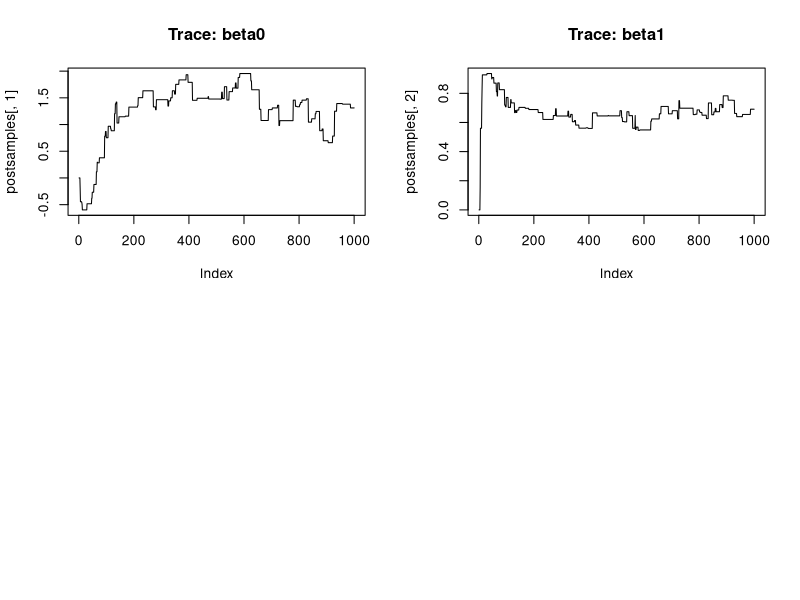
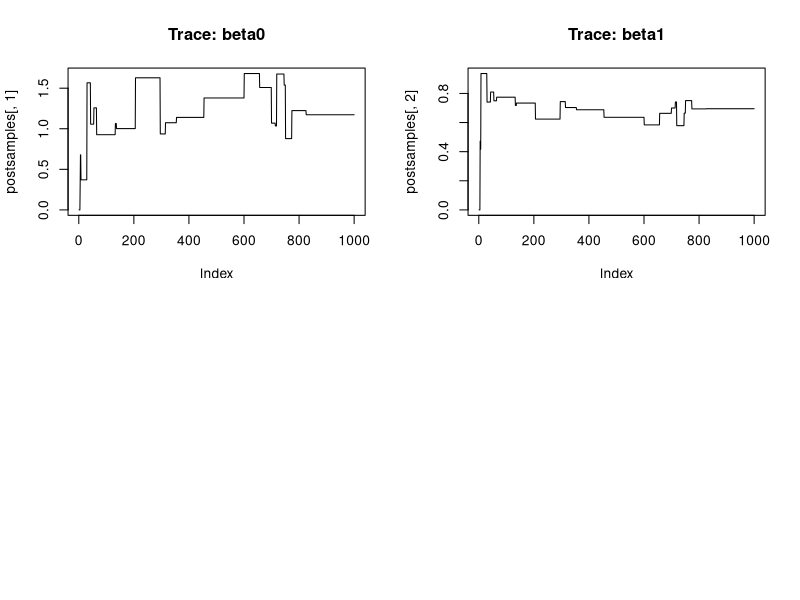
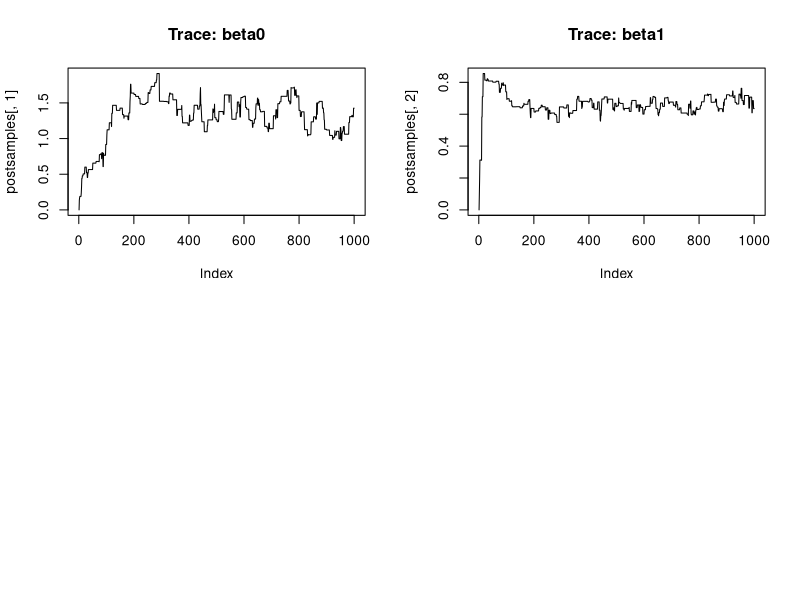
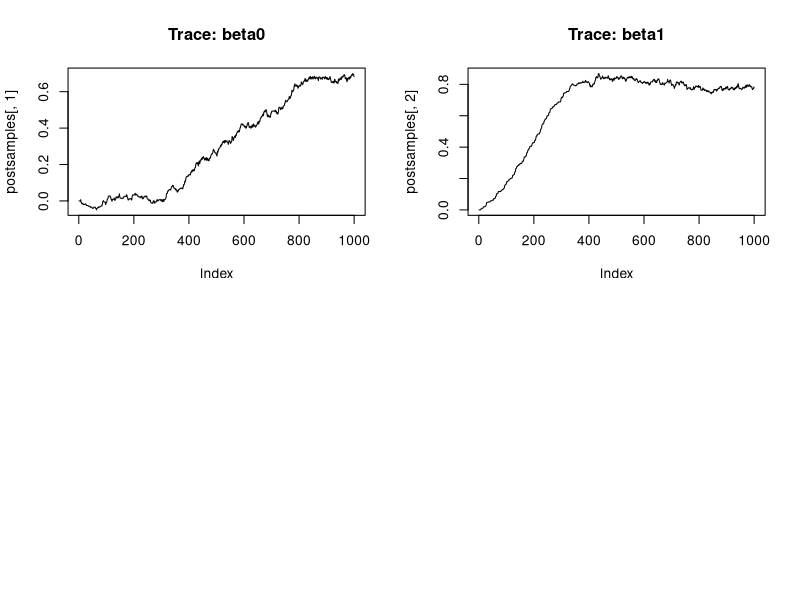
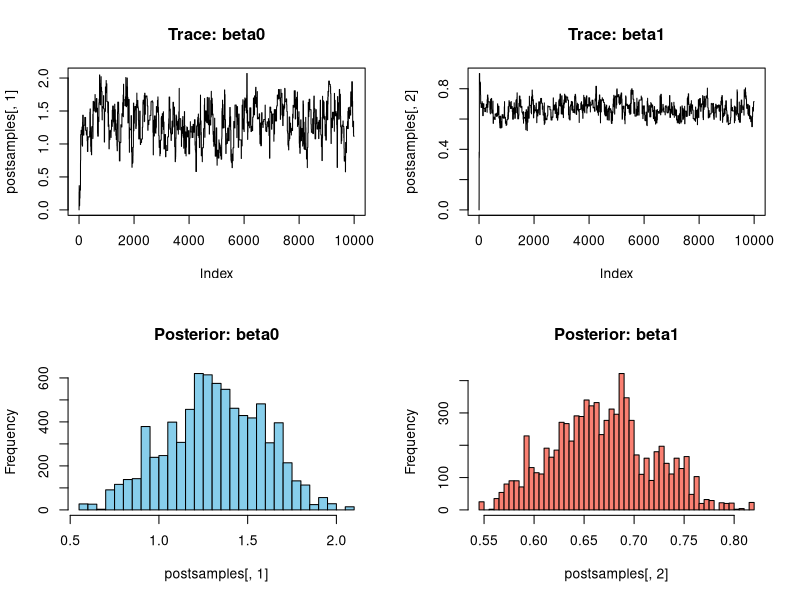
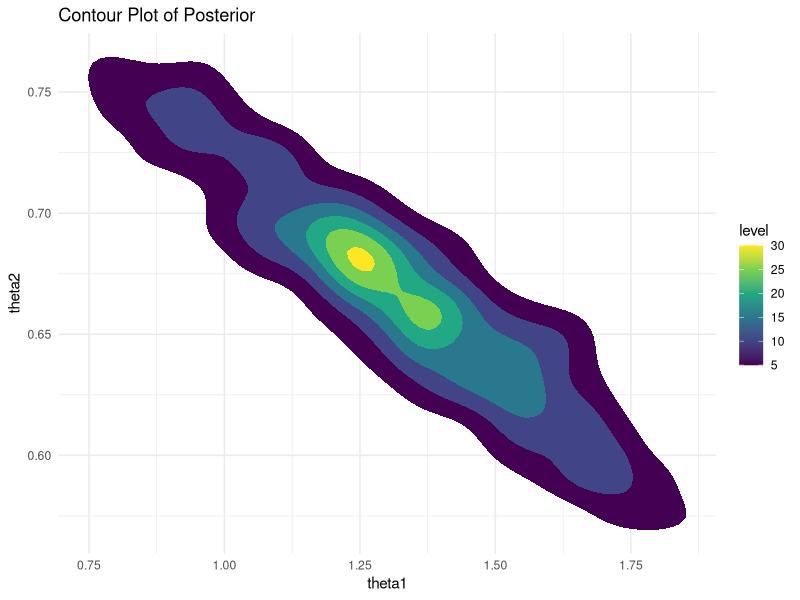

The R source for these figures, in order:
## ---- chunk 1
knitr::opts_chunk$set(echo = TRUE)
## ---- chunk 2
# 
set.seed(42)

# number of data points
N <- 100

# simulate some x values
x <- rnorm(N, mean = 5, sd = 2)

# define the true intercept and slope
beta0 <- 1.5
beta1 <- 0.65

# set the standard deviation of noise
sigma <- 1

# Simulate the corresponding mock y data given the model
y <- beta0 + beta1 * x + rnorm(N, 0, sigma)
## ---- chunk 3
# Log-likelihood function
loglike <- function(intercept, slope, data) {
  y_pred <- intercept + slope * x
  sum(dnorm(y, mean = y_pred, sd = sigma, log = TRUE))
}
## ---- chunk 4
# length of chain
iterations <- 1000

# make an empty matrix that will be filled as the Markov chain is made
chain <- matrix(NA, nrow = iterations, ncol = 2)

# Initial values
chain[1, 1] <- 0
chain[1, 2] <- 0

# Proposal standard deviations for each parameter
prop_sd_beta0 <- 0.2
prop_sd_beta1 <- 0.2
## ---- chunk 5
# write the Metroplis algorithm (a simple for-loop will do the trick, and should be very quick for this model)

MetAlg = function(data, MarkovChain, propsd0, propsd1, n){
  
  for(i in 2:n){
    # Propose new values for beta0 and beta1
    beta0star <- rnorm(1, mean = MarkovChain[i-1, 1], sd = propsd0)
    beta1star  <- rnorm(1, mean = MarkovChain[i-1, 2], sd = propsd1)
  
    # Compute acceptance ratio
    log_r <- loglike(beta0star, beta1star, data) - loglike(MarkovChain[i-1,1], MarkovChain[i-1, 2], data)
  
    # Accept/reject step
    if(log(runif(1)) < log_r){
      MarkovChain[i, ] <- c(beta0star, beta1star)
      }else{
        MarkovChain[i, ] <- MarkovChain[i-1, ]
      }
    }
  MarkovChain
}
  


postsamples <- MetAlg(data=x, MarkovChain=chain, propsd0=prop_sd_beta0, propsd1 = prop_sd_beta1, n=iterations)
## ---- chunk 6
# Plot the results
par(mfrow = c(2, 2))
plot(postsamples[,1], type = "l", main = "Trace: beta0")
plot(postsamples[,2], type = "l", main = "Trace: beta1")

## ---- chunk 7
# larger sd
prop_sd_beta0 <- 0.6
prop_sd_beta1 <- 0.6

postsamples <- MetAlg(data=x, MarkovChain=chain, propsd0=prop_sd_beta0, propsd1 = prop_sd_beta1, n=iterations)

par(mfrow = c(2, 2))
plot(postsamples[,1], type = "l", main = "Trace: beta0")
plot(postsamples[,2], type = "l", main = "Trace: beta1")

# smaller sd
prop_sd_beta0 <- 0.1
prop_sd_beta1 <- 0.1

postsamples <- MetAlg(data=x, MarkovChain=chain, propsd0=prop_sd_beta0, propsd1 = prop_sd_beta1, n=iterations)

par(mfrow = c(2, 2))
plot(postsamples[,1], type = "l", main = "Trace: beta0")
plot(postsamples[,2], type = "l", main = "Trace: beta1")

# even smaller sd
prop_sd_beta0 <- 0.006
prop_sd_beta1 <- 0.006

postsamples <- MetAlg(data=x, MarkovChain=chain, propsd0=prop_sd_beta0, propsd1 = prop_sd_beta1, n=iterations)

par(mfrow = c(2, 2))
plot(postsamples[,1], type = "l", main = "Trace: beta0")
plot(postsamples[,2], type = "l", main = "Trace: beta1")


# good sd
prop_sd_beta0 <- 0.2
prop_sd_beta1 <- 0.2

iterations = 1e4
# make an empty matrix that will be filled as the Markov chain is made
chain <- matrix(NA, nrow = iterations, ncol = 2)

# Initial values
chain[1, 1] <- 0
chain[1, 2] <- 0

postsamples <- MetAlg(data=x, MarkovChain=chain, propsd0=prop_sd_beta0, propsd1 = prop_sd_beta1, n=iterations)

par(mfrow = c(2, 2))
plot(postsamples[,1], type = "l", main = "Trace: beta0")
plot(postsamples[,2], type = "l", main = "Trace: beta1")

## ---- chunk 8
postsamples = postsamples[2000:iterations, ]
# Look at the marginal distribution for each parameter
hist(postsamples[,1], breaks = 40, main = "Posterior: beta0", col = "skyblue")

hist(postsamples[,2], breaks = 40, main = "Posterior: beta1", col = "salmon")

## ---- chunk 9
library(ggplot2)

# Simulated data
df <- data.frame(beta0=postsamples[,1], beta1=postsamples[,2])

# Create the plot
ggplot(df, aes(x = beta0, y = beta1)) +
  stat_density_2d(aes(fill = ..level..), geom = "polygon") +
  scale_fill_viridis_c() +
  labs(title = "Contour Plot of Posterior", x = "theta1", y = "theta2") +
  theme_minimal()


